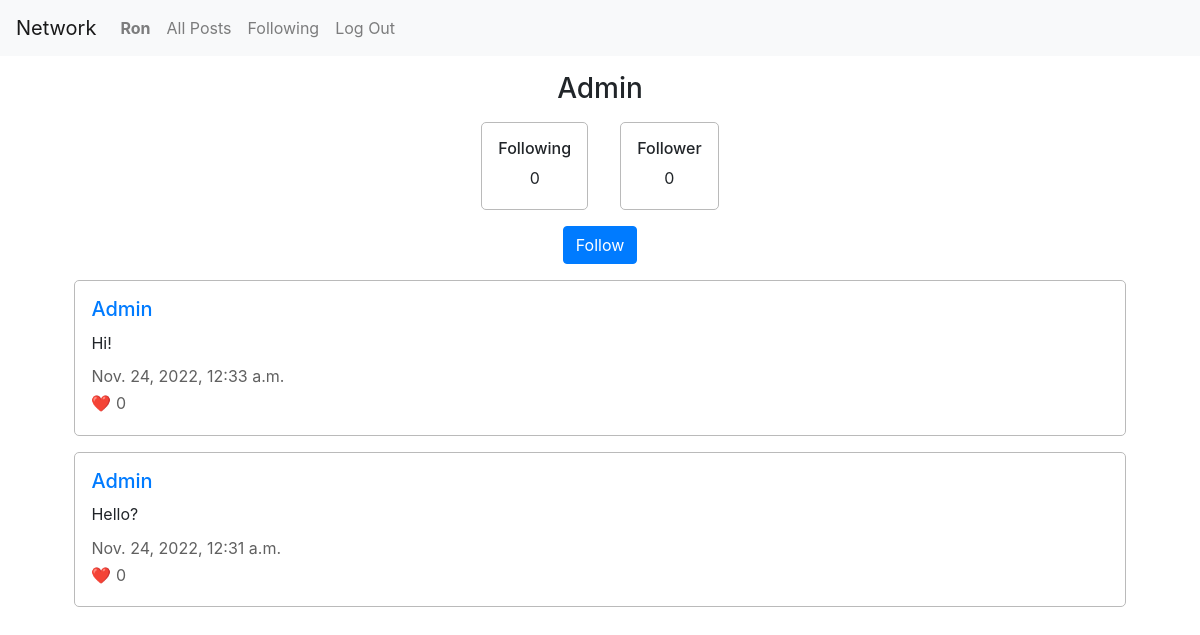
/user/Admin (signed in), run on an earlier commit of the app's database.
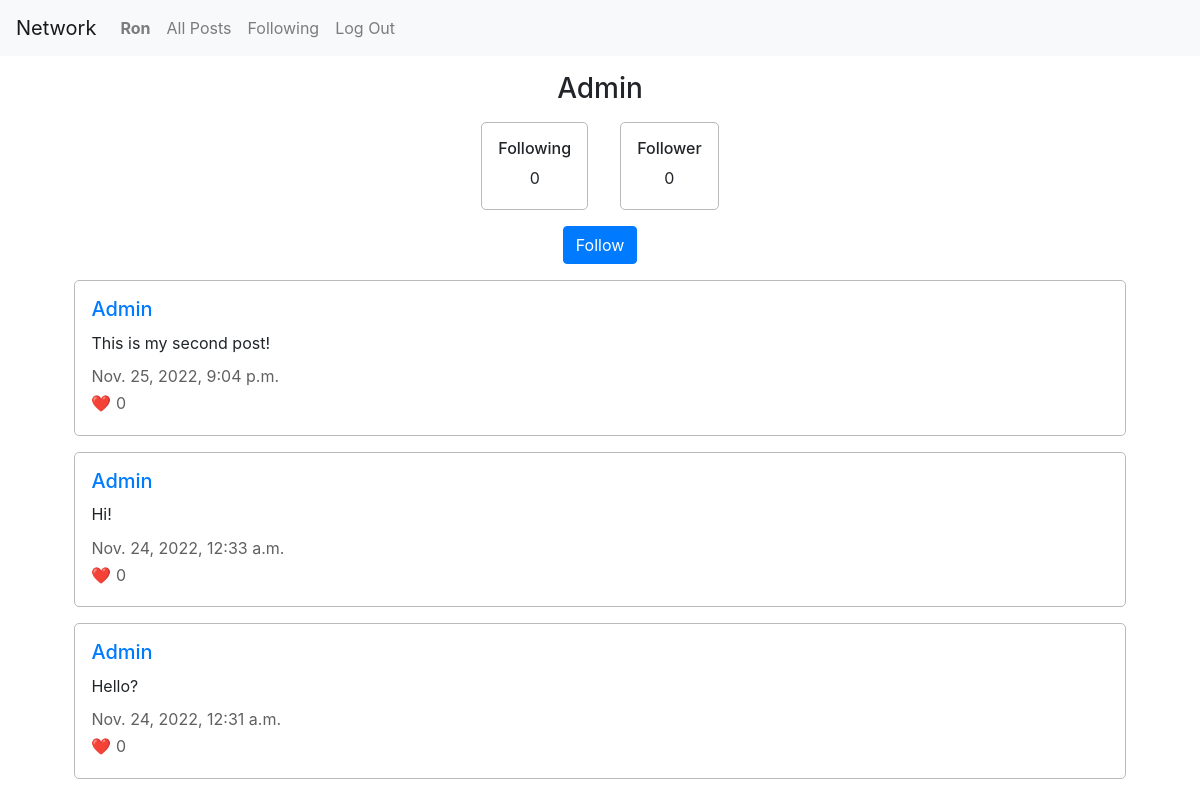
And on a later commit of the database.
### network/models.py (models this page shows, shortened)
class User(AbstractUser):
    pass

class Post(models.Model):
    user = models.ForeignKey("User", on_delete=models.CASCADE, related_name ="posts")
    content = models.TextField(max_length=255)
    timestamp = models.DateTimeField(auto_now_add=True)
    likes = models.ManyToManyField("User", blank=True, related_name="liked")

### network/views.py (the view, shortened to what this page needs)
# urls.py: path("user/<str:username>", views.user, name="user"),
def user(request, username):
    watcher = User.objects.get(username=request.user)
    user = User.objects.get(username=username)
    posts = Post.objects.all()
    userposts = posts.filter(user=user.id).order_by('timestamp').reverse()
    followingCount = user.following.all().count()
    followedCount = user.followed.all().count()
    followLink = Follow.objects.filter(following = watcher, followed = user)
    ownPage = False
    isFollowing = False
    if user == watcher:
        ownPage = True
    elif followLink.exists():
        isFollowing = True
    return render(request, "network/user.html", {
        "username": user.username,
        "posts": userposts,
        "ownpage": ownPage,
        "isfollowing": isFollowing,
        "following": followingCount,
        "follower": followedCount
    })

### network/templates/network/user.html (shortened to what this page needs)
{% extends "network/layout.html" %}
{% load static %}
{% block body %}
    <h3>{{ username }}</h3>
    <div class="user-info">
        <div class="section">
            <h6>Following</h6>
            <p>{{ following }}</p>
        </div>
        <div class="section">
            <h6>Follower</h6>
            <p>{{ follower }}</p>
        </div>
    </div>
    {% if not ownpage %}
        <div class="follow-block">
            <form action="{% url 'user' username %}" method = "post">
                {% if isfollowing %}
                    <input type="submit" id="follow-btn" class="btn btn-secondary btn-block" name="unfollow" value="Un-follow">
                {% else %}
                    <input type="submit" id="follow-btn" class="btn btn-primary btn-block" name="follow" value="Follow">
                {% endif %}
            </form>
        </div>
    {% endif %}
    {% for post in posts %}
        <div class="section">
            <h5><a href="{% url 'user' username %}">{{ username }}</a></h5>
            <p class="post-content">{{ post.content }}</p>
            <p class="grey">{{ post.timestamp }}</p>
            <p class="grey">&#10084;&#65039; {{ post.likes.all.count }}</p>
        </div>
    {% endfor %}
{% endblock %}

What changed in the data, as far as the page shows it:
added Post: {{ username }} "Admin", content "This is my second post!", timestamp "Nov. 25, 2022, 9:04 p.m.", likes.all.count "0"
